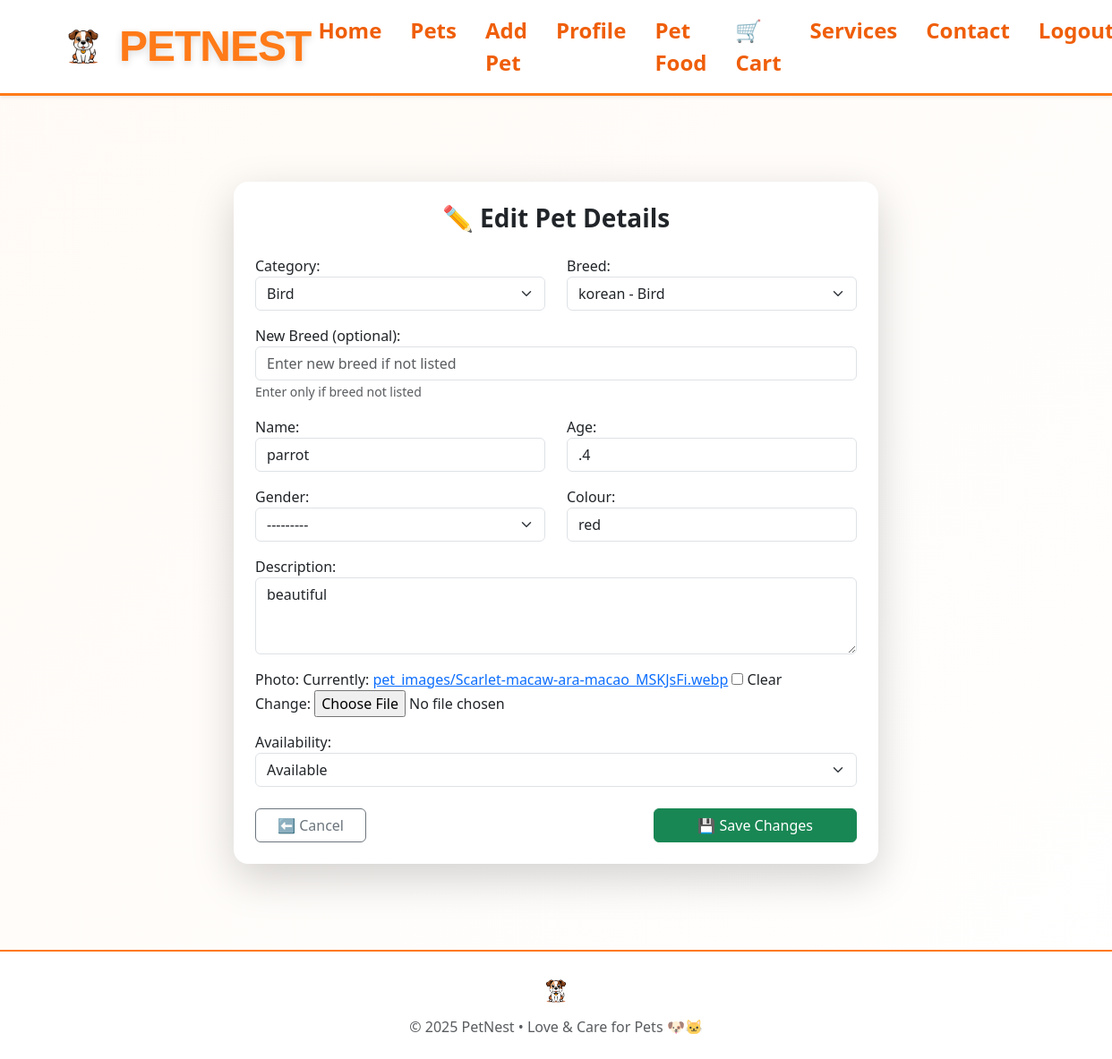
Page /owner/pets/20/edit/ (signed in) on the committed database.
### Pets_App/models.py (models this page shows, shortened)
class Pet(models.Model):
    GENDER_CHOICES = (
        ('male', 'Male'),
        ('female', 'Female'),
    )
    AVAILABILITY_CHOICES = (
        ('available', 'Available'),
        ('adopted', 'Adopted'),
    )
    APPROVAL_CHOICES = (
        ('pending', 'Pending'),
        ('approved', 'Approved'),
        ('rejected', 'Rejected'),
    )
    owner = models.ForeignKey(User, on_delete=models.CASCADE)
    category = models.ForeignKey(
        PetCategory,
        on_delete=models.CASCADE,
        related_name="pets",
        null=True,
        blank=True
    )
    breed = models.ForeignKey(
        PetBreed,
        on_delete=models.SET_NULL,
        null=True,
        blank=True
    )
    name = models.CharField(max_length=150)
    age = models.CharField(max_length=50, default='Unknown')
    gender = models.CharField(max_length=10, choices=GENDER_CHOICES, blank=True)
    colour = models.CharField(max_length=50, default="Unknown")
    description = models.TextField(blank=True)
    photo = models.ImageField(upload_to="pet_images/", null=True, blank=True)
    availability = models.CharField(
        max_length=20,
        choices=AVAILABILITY_CHOICES,
        default='available'
    )
    approval_status = models.CharField(
        max_length=20,
        choices=APPROVAL_CHOICES,
        default='pending'
    )
    created_at = models.DateTimeField(auto_now_add=True)

### Owner_App/views.py (the view)
# urls.py: path('pets/<int:pk>/edit/', views.owner_pet_edit, name='owner_pet_edit'),
@login_required
def owner_pet_edit(request, pk):
    pet = get_object_or_404(Pet, id=pk, owner=request.user)
    if request.method == 'POST':
        form = PetForm(request.POST, request.FILES, instance=pet)
        if form.is_valid():
            form.save()
            return redirect('owner_pet_list')
    else:
        form = PetForm(instance=pet)
    return render(request, 'Owner_App/pet_edit.html', {'form': form})

### Owner_App/Forms.py (shortened to what this page needs)
class PetForm(forms.ModelForm):
    new_breed = forms.CharField(
        required=False,
        label="New Breed (optional)",
        widget=forms.TextInput(attrs={
            'class': 'form-control',
            'placeholder': 'Enter new breed if not listed'
        })
    )
    class Meta:
        model = Pet
        exclude = ['owner', 'approval_status']
        widgets = {
            'category': forms.Select(attrs={'class': 'form-select'}),
            'breed': forms.Select(attrs={'class': 'form-select'}),
            'name': forms.TextInput(attrs={'class': 'form-control'}),
            'age': forms.TextInput(attrs={'class': 'form-control'}),
            'gender': forms.Select(attrs={'class': 'form-select'}),
            'colour': forms.TextInput(attrs={'class': 'form-control'}),
            'description': forms.Textarea(attrs={
                'class': 'form-control',
                'rows': 3
            }),
            'availability': forms.Select(attrs={'class': 'form-select'}),
        }

### Pets_App/models.py (called while the page is built)
    def __str__(self):
        return self.name

    def __str__(self):
        return f"{self.name} - {self.category.name}"

### Owner_App/Templates/Owner_App/pet_edit.html (shortened to what this page needs)
{% extends 'Owner_App/ownerbase.html' %}
{% load static %}
{% block content %}
<div class="container my-5">
    <div class="row justify-content-center">
        <div class="col-md-8">
            <div class="card shadow-lg border-0 rounded-4">
                <div class="card-body p-4">
                    <h3 class="fw-bold text-center mb-4">
                        ✏️ Edit Pet Details
                    </h3>
                    <form method="post" enctype="multipart/form-data">
                        <div class="row">
                            <div class="col-md-6 mb-3">
                                {{ form.category.label_tag }}
                                {{ form.category }}
                            </div>
                            <div class="col-md-6 mb-3">
                                {{ form.breed.label_tag }}
                                {{ form.breed }}
                            </div>
                        </div>
                        {% if form.new_breed %}
                        <div class="mb-3">
                            {{ form.new_breed.label_tag }}
                            {{ form.new_breed }}
                            <small class="text-muted">
                                Enter only if breed not listed
                            </small>
                        </div>
                        {% endif %}
                        <div class="row">
                            <div class="col-md-6 mb-3">
                                {{ form.name.label_tag }}
                                {{ form.name }}
                            </div>
                            <div class="col-md-6 mb-3">
                                {{ form.age.label_tag }}
                                {{ form.age }}
                            </div>
                        </div>
                        <div class="row">
                            <div class="col-md-6 mb-3">
                                {{ form.gender.label_tag }}
                                {{ form.gender }}
                            </div>
                            <div class="col-md-6 mb-3">
                                {{ form.colour.label_tag }}
                                {{ form.colour }}
                            </div>
                        </div>
                        <div class="mb-3">
                            {{ form.description.label_tag }}
                            {{ form.description }}
                        </div>
                        <div class="mb-3">
                            {{ form.photo.label_tag }}
                            {{ form.photo }}
                        </div>
                        <div class="mb-4">
                            {{ form.availability.label_tag }}
                            {{ form.availability }}
                        </div>
                        <div class="d-flex justify-content-between">
                            <a href="{% url 'owner_pet_list' %}"
                               class="btn btn-outline-secondary px-4">
                                ⬅ Cancel
                            </a>
                            <button type="submit"
                                    class="btn btn-success px-5">
                                💾 Save Changes
                            </button>
                        </div>
                    </form>
                </div>
            </div>
        </div>
    </div>
</div>
{% endblock %}

### static/css/user.css (style rules this page uses)
.user-body { background: linear-gradient(135deg, #fffaf5, #fff); min-height: 100vh; display: flex; flex-direction: column; }

### Owner_App/Templates/Owner_App/ownerbase.html (style rules this page uses)
form label { font-weight: 500; }
.card { transition: all 0.3s ease; }
.card { transition: transform 0.3s ease; }

### rows in the picture
Pet: category "Bird", breed "korean - Bird", name "parrot", age ".4", gender "---------", colour "red", description "beautiful", availability "Available"

### other values in the picture
{{ year|default:2025 }} "2025"
